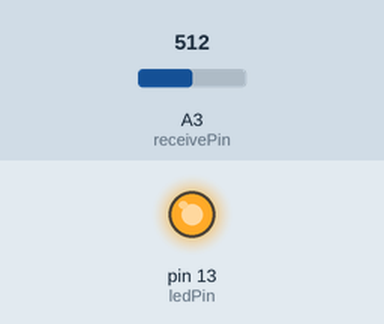
This sketch was run on a simulated Arduino Uno, built with avr-gcc and run on an emulated ATmega328P. Shown: output pins drawn as LEDs (lit = HIGH). Dashed ring = blinking. The test bench sets the inputs (shaded band); at power-on: A3 (receivePin) = 512.

Above: at 2.8 s.
2.9 s: A3 (receivePin) set to 0
At 4.2 s:
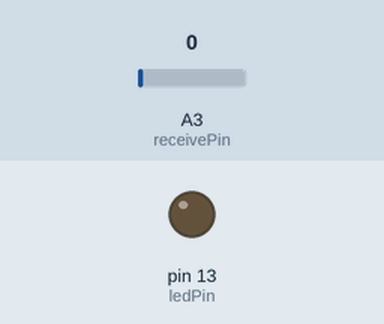
5.6 s: A3 (receivePin) set to 122
At 6.2 s:
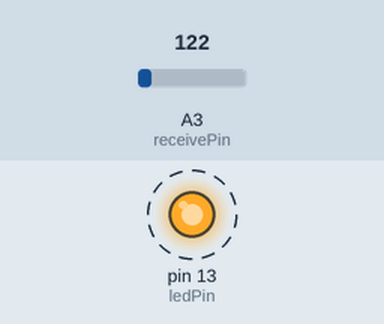
Timing chart, 0 to 17.6 s (numbered marks = the images above; inputs shaded):
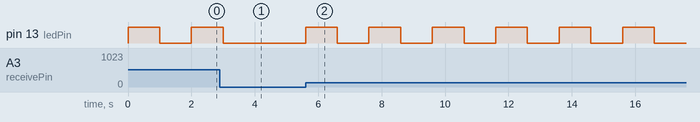

The sketch:

L.ino
```cpp
const int ledPin = 13;
const int receivePin = A3;


void setup() {
  pinMode(ledPin, OUTPUT);
  pinMode(receivePin, INPUT);
  Serial.begin(9600);
}

void loop() {
  float val = analogRead(3);
  if (val > 0) {
      digitalWrite(ledPin, HIGH);  // turn the LED on (HIGH is the voltage level)
      delay(1000);                      // wait for a second
      digitalWrite(ledPin, LOW);   // turn the LED off by making the voltage LOW
      delay(1000);
    }
  }
```

Measured:
- after the input at 2.9 s, pin 13 (ledPin): goes on until 3.0 s, then stays LOW
- after the input at 5.6 s, pin 13 (ledPin): alternates HIGH for 1.0 s and LOW for 1.0 s, starting at once
